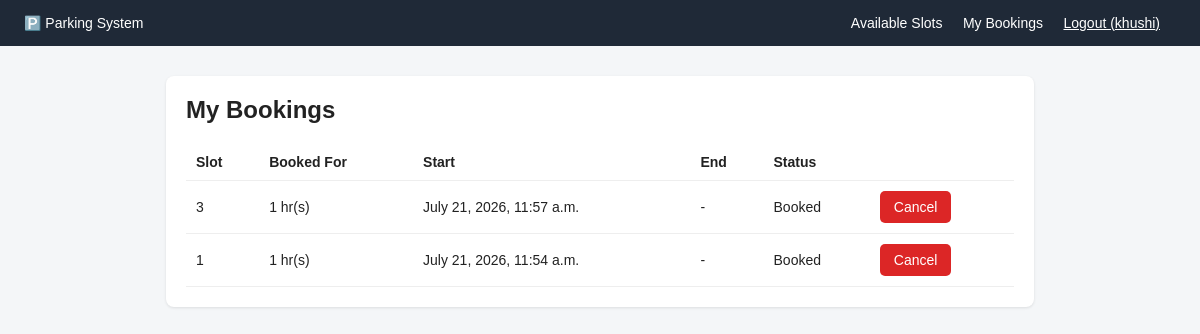
The app's page /my-bookings/ (signed in), older data.
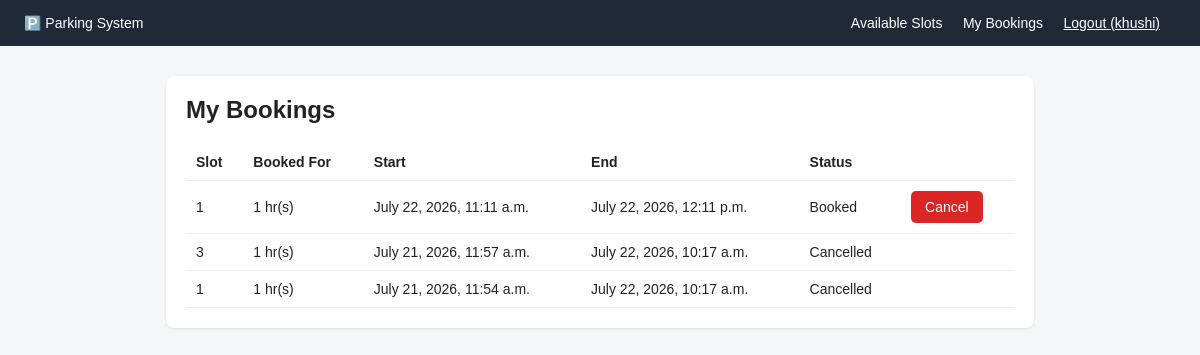
The same page, newer data.
### parking/models.py (models this page shows, shortened)
class Booking(models.Model):
    STATUS_CHOICES = (
        ('booked', 'Booked'),
        ('cancelled', 'Cancelled'),
        ('completed', 'Completed'),
    )
    user = models.ForeignKey(User, on_delete=models.CASCADE, related_name='bookings')
    slot = models.ForeignKey(ParkingSlot, on_delete=models.CASCADE, related_name='bookings')
    start_time = models.DateTimeField(default=timezone.now)
    end_time = models.DateTimeField(blank=True, null=True)
    duration_hours = models.PositiveIntegerField(default=1)
    status = models.CharField(max_length=10, choices=STATUS_CHOICES, default='booked')
    created_at = models.DateTimeField(auto_now_add=True)

class ParkingSlot(models.Model):
    slot_number = models.CharField(max_length=20, unique=True)
    location = models.CharField(max_length=100, blank=True)
    price_per_hour = models.DecimalField(max_digits=6, decimal_places=2, default=20.00)
    is_available = models.BooleanField(default=True)

### parking/views.py (the view)
# urls.py: path('my-bookings/', views.my_bookings, name='my_bookings'),
@login_required
def my_bookings(request):
    release_expired_bookings(user=request.user)
    bookings = Booking.objects.filter(user=request.user).order_by('-created_at')
    return render(request, 'parking/my_bookings.html', {'bookings': bookings})

### parking/models.py (called while the page is built)
    @property
    def is_manager(self):
        return self.role == 'manager' or self.user.is_superuser

### parking/views.py (called while the page is built)
def release_expired_bookings(user=None):
    qs = Booking.objects.filter(status='booked', end_time__lte=timezone.now())
    if user is not None:
        qs = qs.filter(user=user)
    for booking in qs.select_related('slot'):
        booking.release_if_expired()

### parking/templates/parking/my_bookings.html
{% extends 'parking/base.html' %}
{% block content %}
<div class="card">
    <h2>My Bookings</h2>
    <table>
        <tr>
            <th>Slot</th>
            <th>Booked For</th>
            <th>Start</th>
            <th>End</th>
            <th>Status</th>
            <th></th>
        </tr>
        {% for b in bookings %}
        <tr>
            <td>{{ b.slot.slot_number }}</td>
            <td>{{ b.duration_hours }} hr(s)</td>
            <td>{{ b.start_time }}</td>
            <td>{{ b.end_time|default:"-" }}</td>
            <td>{{ b.get_status_display }}</td>
            <td>
                {% if b.status == 'booked' %}
                <a class="btn btn-danger" href="{% url 'cancel_booking' b.id %}">Cancel</a>
                {% endif %}
            </td>
        </tr>
        {% empty %}
        <tr><td colspan="6">No bookings.</td></tr>
        {% endfor %}
    </table>
</div>
{% endblock %}

### parking/templates/parking/base.html (shortened to what this page needs)
<!DOCTYPE html>
<html lang="en">
<head>
</head>
<body>
<nav>
    <div>
        <a href="{% url 'dashboard' %}">🅿️ Parking System</a>
    </div>
    <div>
        {% if user.is_authenticated %}
            {% if user.is_superuser or user.profile.is_manager %}
                <a href="{% url 'manager_dashboard' %}">Manager Dashboard</a>
            {% else %}
                <a href="{% url 'slot_list' %}">Available Slots</a>
                <a href="{% url 'my_bookings' %}">My Bookings</a>
            {% endif %}
            <form action="{% url 'logout' %}" method="post" style="display:inline;">
                <button type="submit" class="btn" style="background:none; color:#fff; padding:0; margin-right:16px; font-size:14px; text-decoration:underline; cursor:pointer;">
                    Logout ({{ user.username }})
                </button>
            </form>
        {% else %}
            <a href="{% url 'login' %}">Login</a>
            <a href="{% url 'register' %}">Register</a>
        {% endif %}
    </div>
</nav>
<div class="container">
    {% block content %}{% endblock %}
</div>
</body>
</html>

### parking/templates/parking/base.html (style rules this page uses)
* { box-sizing: border-box; }
body { font-family: Arial, sans-serif; background: #f4f6f8; margin: 0; color: #222; }
nav { background: #1f2937; padding: 14px 24px; display: flex; justify-content: space-between; align-items: center; }
nav a { color: #fff; text-decoration: none; margin-right: 16px; font-size: 14px; }
.container { max-width: 900px; margin: 30px auto; padding: 0 16px; }
.card { background: #fff; border-radius: 8px; padding: 20px; box-shadow: 0 1px 3px rgba(0,0,0,0.1); margin-bottom: 16px; }
table { width: 100%; border-collapse: collapse; }
th, td { text-align: left; padding: 10px; border-bottom: 1px solid #eee; font-size: 14px; }
.btn { display: inline-block; padding: 8px 14px; background: #2563eb; color: #fff; border: none; border-radius: 5px; text-decoration: none; font-size: 14px; cursor: pointer; }
.btn-danger { background: #dc2626; }
h2 { margin-top: 0; }

Row changes from the older to the newer data that the page shows:
added Booking: slot.slot_number "1", duration_hours "1", start_time "July 22, 2026, 11:11 a.m.", end_time "July 22, 2026, 12:11 p.m.", status "Booked", shows "Cancel"
changed Booking "July 21, 2026, 11:57 a.m.": end_time "-" → "July 22, 2026, 10:17 a.m."; status "Booked" → "Cancelled"; no longer shows "Cancel"
changed Booking "July 21, 2026, 11:54 a.m.": end_time "-" → "July 22, 2026, 10:17 a.m."; status "Booked" → "Cancelled"; no longer shows "Cancel"
